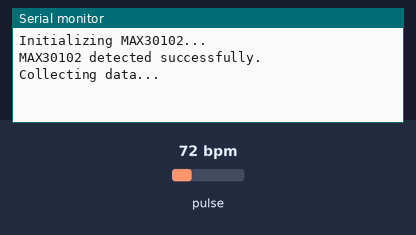
Bench run of a sketch on a simulated Arduino Uno, built with avr-gcc and run on an emulated ATmega328P. Parts: the last lines printed to the serial monitor. Inputs (shaded band) come from the test bench; at power-on: pulse 72 bpm.

Above: at 1.2 s.
1.3 s: pulse set to 70 bpm
At 2.2 s:
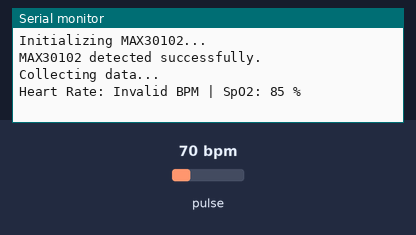
4.3 s: pulse set to 100 bpm
At 6.6 s:
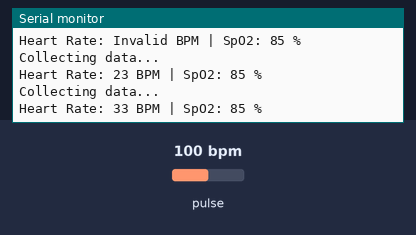

Measured:
- after the input at 4.3 s, the serial monitor: prints a new line after 1.8 s (image 2)

The sketch:

MAX30102_TEST.ino
```cpp
#include <MAX30105.h>
#include <heartRate.h>
#include <spo2_algorithm.h>
#include <Wire.h>

#define MAX_SAMPLES 100    // Number of samples to capture for each calculation

MAX30105 particleSensor; // MAX30102 sensor object

// Buffers for raw sensor readings:
uint32_t irBuffer[MAX_SAMPLES];   // Infrared LED readings
uint32_t redBuffer[MAX_SAMPLES];  // Red LED readings

// Variables to hold calculated results:
int32_t spo2;           // Calculated SpO2 percentage
int8_t validSPO2;       // 1 if SpO2 reading is valid, 0 otherwise
int32_t heartRate;      // Calculated heart rate in BPM
int8_t validHeartRate;  // 1 if heart rate reading is valid, 0 otherwise

// ----------------------------------------------------------
// Function: maxim_heart_rate_and_oxygen_saturation
// This simplified algorithm uses peak detection on the IR signal
// to determine heart rate and computes an approximate SpO2
// value based on the ratio of red to IR readings.
// ----------------------------------------------------------
void maxim_heart_rate_and_oxygen_saturation(uint32_t *irBuffer, int bufferLength, uint32_t *redBuffer,
                                            int32_t *spo2, int8_t *validSPO2,
                                            int32_t *heartRate, int8_t *validHeartRate) {
  int i;
  unsigned long sumIR = 0, sumRed = 0;

  // Calculate the mean of the IR and Red signals
  for (i = 0; i < bufferLength; i++) {
    sumIR += irBuffer[i];
    sumRed += redBuffer[i];
  }
  unsigned long meanIR = sumIR / bufferLength;
  unsigned long meanRed = sumRed / bufferLength;

  // --- Heart Rate Calculation ---
  // We'll detect peaks in the IR buffer. A peak is defined as a value higher than its neighbors and above the mean.
  int peakCount = 0;
  int peakIndices[MAX_SAMPLES] = {0};

  for (i = 1; i < bufferLength - 1; i++) {
    if (irBuffer[i] > irBuffer[i - 1] && irBuffer[i] > irBuffer[i + 1] && irBuffer[i] > meanIR) {
      peakIndices[peakCount++] = i;
    }
  }

  // Compute heart rate if we detected at least two peaks.
  if (peakCount >= 2) {
    float totalIntervals = 0;
    for (i = 1; i < peakCount; i++) {
      totalIntervals += (peakIndices[i] - peakIndices[i - 1]);
    }
    float avgInterval = totalIntervals / (peakCount - 1);
    // Assume a sampling rate of ~25 Hz. BPM = (25 / avgInterval) * 60.
    *heartRate = (int32_t)((25.0 / avgInterval) * 60.0);
    *validHeartRate = 1;
  } else {
    *heartRate = -1;
    *validHeartRate = 0;
  }

  // --- SpO2 Calculation ---
  // Compute an average ratio between red and IR signals relative to their means.
  float ratioSum = 0;
  int validCount = 0;
  for (i = 0; i < bufferLength; i++) {
    if (irBuffer[i] > 0 && redBuffer[i] > 0) {
      float ratio = ((float)redBuffer[i] / meanRed) / ((float)irBuffer[i] / meanIR);
      ratioSum += ratio;
      validCount++;
    }
  }
  if (validCount > 0) {
    float ratioAvg = ratioSum / validCount;
    // Use an approximate formula: SpO2 = 110 - 25 * (ratioAvg)
    float spo2Calc = 110.0 - 25.0 * ratioAvg;
    // Clamp the value between 85% and 100%
    if (spo2Calc > 100.0) spo2Calc = 100.0;
    if (spo2Calc < 85.0)  spo2Calc = 85.0;
    *spo2 = (int32_t)spo2Calc;
    *validSPO2 = 1;
  } else {
    *spo2 = -1;
    *validSPO2 = 0;
  }
}

// ----------------------------------------------------------
// Setup and Loop
// ----------------------------------------------------------
void setup() {
  Serial.begin(115200);
  Serial.println("Initializing MAX30102...");

  Wire.begin();

  if (!particleSensor.begin()) {
    Serial.println("MAX30102 not found. Check wiring.");
    while (1);  // Halt execution if sensor is not detected
  }

  Serial.println("MAX30102 detected successfully.");

  // Configure the sensor:
  particleSensor.setup();
  particleSensor.setPulseAmplitudeRed(0xFF);  // Set Red LED to maximum brightness
  particleSensor.setPulseAmplitudeIR(0xFF);   // Set IR LED to maximum brightness
}
void loop() {
  Serial.println("Collecting data...");

  // Collect MAX_SAMPLES samples for analysis.
  for (int i = 0; i < MAX_SAMPLES; i++) {
    // Wait until new data is available.
    while (!particleSensor.check());
    redBuffer[i] = particleSensor.getRed();  // Read Red LED data
    irBuffer[i] = particleSensor.getIR();      // Read IR LED data
  }

  // Calculate heart rate and SpO2 from the collected samples.
  maxim_heart_rate_and_oxygen_saturation(irBuffer, MAX_SAMPLES, redBuffer,
                                         &spo2, &validSPO2, &heartRate, &validHeartRate);

  // Display the results on the Serial Monitor.
  Serial.print("Heart Rate: ");
  if (validHeartRate)
    Serial.print(heartRate);
  else
    Serial.print("Invalid");

  Serial.print(" BPM | SpO2: ");
  if (validSPO2)
    Serial.print(spo2);
  else
    Serial.print("Invalid");
  Serial.println(" %");

  delay(1000);  // Wait 2 seconds before the next measurement cycle
}
```
